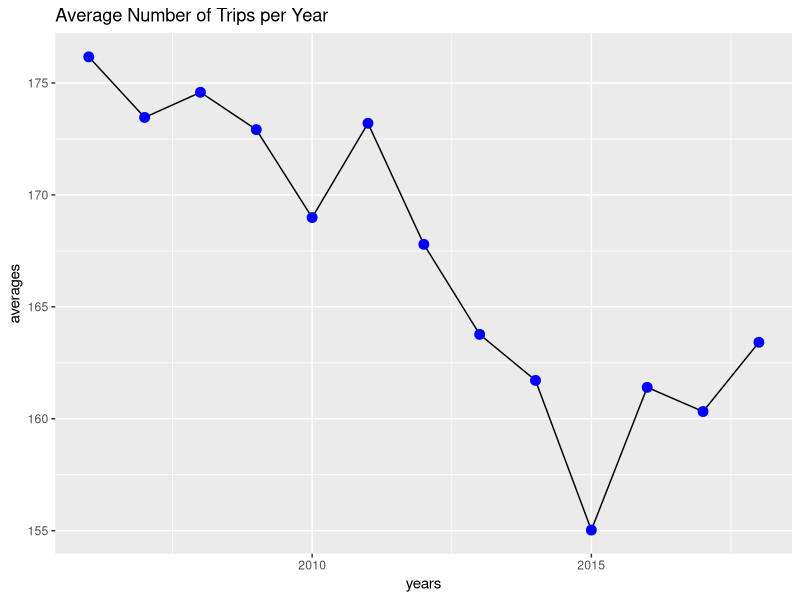

Write R code to recreate this figure.
library(ggplot2)
years <- c(2006:2018)
averages <- c(176.166, 173.4604, 174.5831, 172.9164, 168.987, 173.2001, 167.7919,
              163.7684, 161.7133, 155.0277, 161.4032, 160.3225, 163.4159)
df <-data.frame(years, averages)

ggplot(data=df, aes(x=years, y=averages, group=1)) +
  geom_line()+
  ggtitle("Average Number of Trips per Year")+
  
  geom_point(color="blue", size=3)
